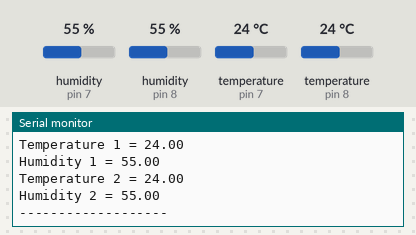
Recording of a sketch running on a simulated Arduino Uno, built with avr-gcc and run on an emulated ATmega328P. On the bench: the last lines printed to the serial monitor. The inputs (shaded band) are chosen by the test bench; at power-on: humidity (sensors on pin 7, pin 8) 55 %, temperature (sensors on pin 7, pin 8) 24 °C.

Above: at 1.9 s.
2.0 s: humidity (sensor on pin 7) set to 22 %
3.5 s: humidity (sensor on pin 8) set to 22 %
At 4.9 s:
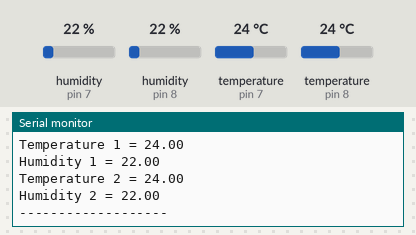
5.0 s: temperature (sensor on pin 7) set to 12 °C
6.5 s: temperature (sensor on pin 8) set to 12 °C
At 7.3 s:
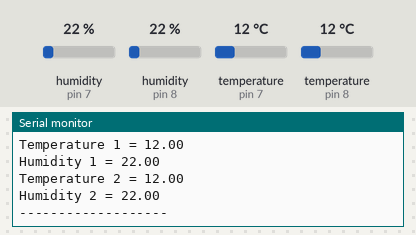
8.0 s: humidity (sensor on pin 7) set to 40 %
9.5 s: humidity (sensor on pin 8) set to 40 %
At 10.8 s:
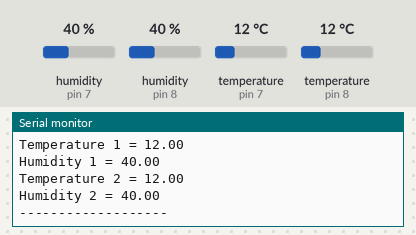
Timing chart, 0 to 12.0 s (numbered marks = the images above; inputs shaded):
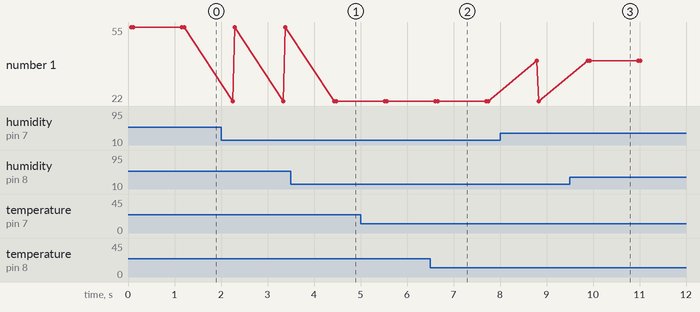

The sketch:

DHT11_humidity_temperature.ino
```cpp
/*
 * Playing with DHT11 temperature & humidity sensors (3 & 4 pin versions)
 *
 * Looking from the front (grill part) of the sensor, from left to right:
 *  For the 3 pins:
 *    data, vcc 5v, ground
 *  For the 4 pins:
 *    vcc 5v, data, nothing, ground
 *  No resistance was used.
 *
 *  In this example I use both types of sensors (with 3 and 4 pins)
 *  The first one (4 pins) it's connected to pin 7 on arduino
 *  The second one (3 pins) it's connected to pin 8
 *
 */

#include <dht.h>

dht DHT1;
dht DHT2;

#define DHT1_PIN 7
#define DHT2_PIN 8

void setup() {
  Serial.begin(9600);
}

void loop() {
  int chk1 = DHT1.read11(DHT1_PIN);
  int chk2 = DHT2.read11(DHT2_PIN);

  Serial.print("Temperature 1 = ");
  Serial.println(DHT1.temperature);
  Serial.print("Humidity 1 = ");
  Serial.println(DHT1.humidity);
  Serial.print("Temperature 2 = ");
  Serial.println(DHT2.temperature);
  Serial.print("Humidity 2 = ");
  Serial.println(DHT2.humidity);
  Serial.println("-------------------");

  delay(1000);
}
```

Measured:
- after the input at 3.5 s, the serial monitor: prints a new line after 0.98 s (image 1)
- after the input at 6.5 s, the serial monitor: prints a new line after 0.13 s (image 2)
- after the input at 9.5 s, the serial monitor: prints a new line after 0.43 s (image 3)
